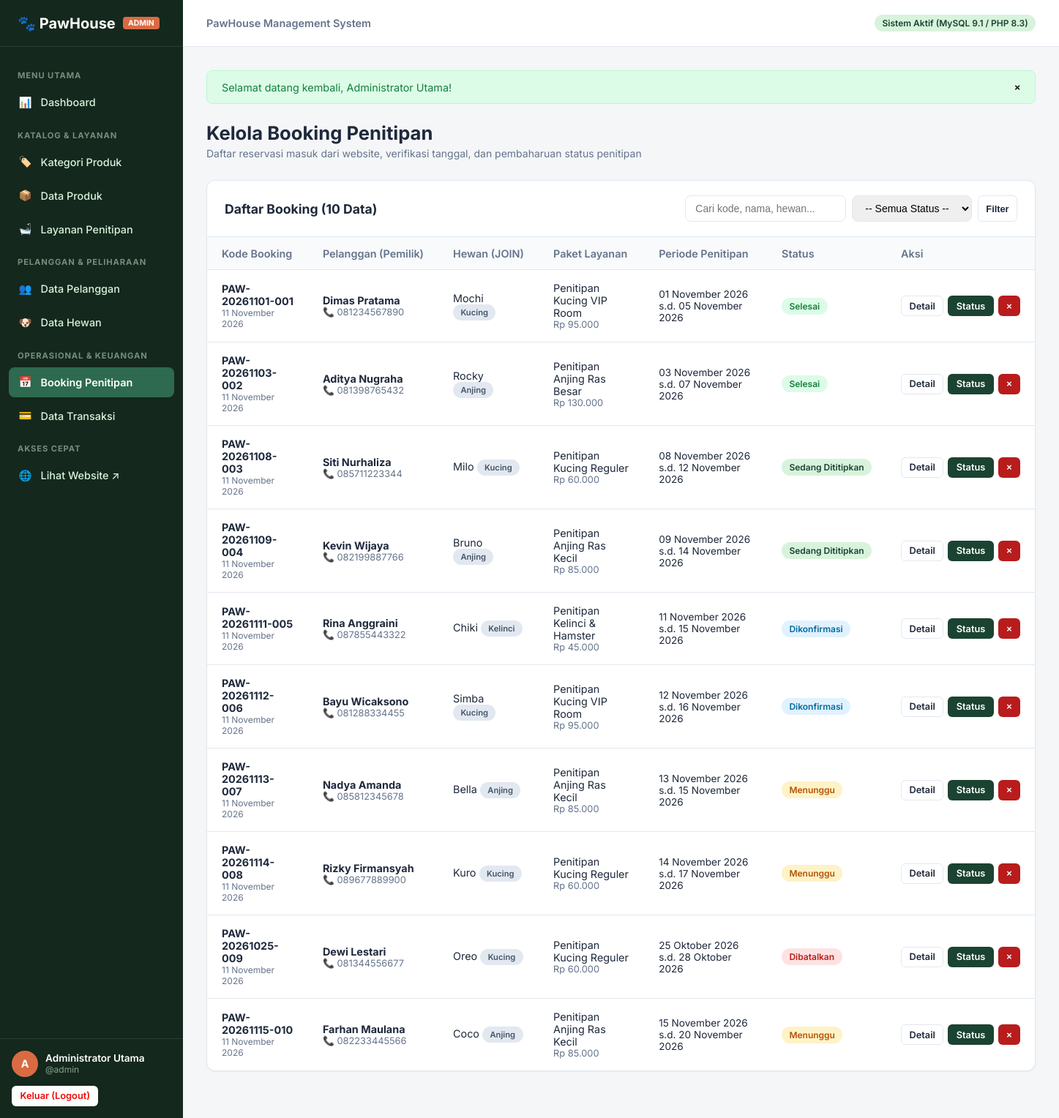
/admin/bookings/index.php (signed in), run on the app's committed database.
### tables this page shows
CREATE TABLE `bookings` (
  `id` INT AUTO_INCREMENT PRIMARY KEY,
  `booking_code` VARCHAR(30) NOT NULL UNIQUE,
  `customer_id` INT NOT NULL,
  `pet_id` INT NOT NULL,
  `service_id` INT NOT NULL,
  `start_date` DATE NOT NULL,
  `end_date` DATE NOT NULL,
  `notes` TEXT NULL,
  `status` ENUM('Menunggu', 'Dikonfirmasi', 'Sedang Dititipkan', 'Selesai', 'Dibatalkan') NOT NULL DEFAULT 'Menunggu',
  `created_at` TIMESTAMP DEFAULT CURRENT_TIMESTAMP,
  CONSTRAINT `fk_bookings_customer` FOREIGN KEY (`customer_id`) 
    REFERENCES `customers` (`id`) ON UPDATE CASCADE ON DELETE RESTRICT,
  CONSTRAINT `fk_bookings_pet` FOREIGN KEY (`pet_id`) 
    REFERENCES `pets` (`id`) ON UPDATE CASCADE ON DELETE RESTRICT,
  CONSTRAINT `fk_bookings_service` FOREIGN KEY (`service_id`) 
    REFERENCES `services` (`id`) ON UPDATE CASCADE ON DELETE RESTRICT
);

CREATE TABLE `customers` (
  `id` INT AUTO_INCREMENT PRIMARY KEY,
  `name` VARCHAR(100) NOT NULL,
  `phone` VARCHAR(20) NOT NULL,
  `email` VARCHAR(100) NULL,
  `address` TEXT NULL,
  `created_at` TIMESTAMP DEFAULT CURRENT_TIMESTAMP
);

CREATE TABLE `pets` (
  `id` INT AUTO_INCREMENT PRIMARY KEY,
  `customer_id` INT NOT NULL,
  `name` VARCHAR(100) NOT NULL,
  `type` VARCHAR(50) NOT NULL,
  `breed` VARCHAR(100) NULL,
  `age` INT NOT NULL DEFAULT 1,
  `notes` TEXT NULL,
  `created_at` TIMESTAMP DEFAULT CURRENT_TIMESTAMP,
  CONSTRAINT `fk_pets_customer` FOREIGN KEY (`customer_id`) 
    REFERENCES `customers` (`id`) ON UPDATE CASCADE ON DELETE CASCADE
);

CREATE TABLE `services` (
  `id` INT AUTO_INCREMENT PRIMARY KEY,
  `name` VARCHAR(100) NOT NULL,
  `description` TEXT NULL,
  `price` DECIMAL(12,2) NOT NULL,
  `duration` VARCHAR(50) NOT NULL,
  `created_at` TIMESTAMP DEFAULT CURRENT_TIMESTAMP
);

### config/database.php (called while the page is built, shortened)
<?php
function base_url(string $path = ''): string {
    return BASE_URL . ($path ? '/' . ltrim($path, '/') : '');
}

### admin/bookings/index.php (the view, shortened to what this page needs)
<?php
require_once __DIR__ . '/../../config/database.php';
require_once __DIR__ . '/../../includes/functions.php';
$pdo = db();
$search = trim($_GET['q'] ?? '');
$sql = "
    SELECT
        b.*,
        cust.name AS customer_name,
        cust.phone AS customer_phone,
        pet.name AS pet_name,
        pet.type AS pet_type,
        pet.breed AS pet_breed,
        s.name AS service_name,
        s.price AS service_price
    FROM bookings b
    JOIN customers cust ON b.customer_id = cust.id
    JOIN pets pet ON b.pet_id = pet.id
    JOIN services s ON b.service_id = s.id
    WHERE 1=1
";
$params = [];
$sql .= " ORDER BY b.created_at DESC";
$stmt = $pdo->prepare($sql);
$stmt->execute($params);
$bookings = $stmt->fetchAll();
require_once __DIR__ . '/../../includes/admin-header.php';
?>
<div class="page-header">
    <div>
        <h1 class="page-title">Kelola Booking Penitipan</h1>
        <p class="page-subtitle">Daftar reservasi masuk dari website, verifikasi tanggal, dan pembaharuan status penitipan</p>
    </div>
</div>
<div class="data-card">
    <div class="data-card-header">
        <h2 class="data-card-title">Daftar Booking (<?= count($bookings) ?> Data)</h2>
        <div class="card-toolbar">
            <form action="<?= base_url('admin/bookings/index.php') ?>" method="GET" style="display:flex; gap:0.5rem; flex-wrap:wrap;">
                <input type="text" name="q" class="search-input" placeholder="Cari kode, nama, hewan..." value="<?= e($search) ?>">
                <select name="status" class="search-input" style="min-width: 160px;">
                    <option value="">-- Semua Status --</option>
                </select>
                <button type="submit" class="btn btn-outline btn-sm">Filter</button>
            </form>
        </div>
    </div>
    <div class="table-responsive">
        <table class="admin-table">
            <thead>
                <tr>
                    <th>Kode Booking</th>
                    <th>Pelanggan (Pemilik)</th>
                    <th>Hewan (JOIN)</th>
                    <th>Paket Layanan</th>
                    <th>Periode Penitipan</th>
                    <th>Status</th>
                    <th style="width: 160px;">Aksi</th>
                </tr>
            </thead>
            <tbody>
                <?php if (empty($bookings)): ?>
                    <tr>
                        <td colspan="7" class="empty-state">Tidak ada data booking yang sesuai.</td>
                    </tr>
                <?php else: ?>
                    <?php foreach ($bookings as $b): ?>
                        <tr>
                            <td>
                                <strong><?= e($b['booking_code']) ?></strong>
                                <div style="font-size: 0.75rem; color: var(--admin-text-muted);"><?= format_date($b['created_at']) ?></div>
                            </td>
                            <td>
                                <div><strong><?= e($b['customer_name']) ?></strong></div>
                                <div style="font-size: 0.8rem; color: var(--admin-text-muted);">📞 <?= e($b['customer_phone']) ?></div>
                            </td>
                            <td>
                                <?= e($b['pet_name']) ?>
                                <span class="badge badge-secondary" style="font-size: 0.7rem;"><?= e($b['pet_type']) ?></span>
                            </td>
                            <td>
                                <div><?= e($b['service_name']) ?></div>
                                <div style="font-size: 0.8rem; color: var(--admin-text-muted);"><?= format_rupiah($b['service_price']) ?></div>
                            </td>
                            <td>
                                <div style="font-size: 0.85rem;">
                                    <?= format_date($b['start_date']) ?> s.d. <?= format_date($b['end_date']) ?>
                                </div>
                            </td>
                            <td><?= get_booking_badge($b['status']) ?></td>
                            <td>
                                <div class="actions-cell">
                                    <a href="<?= base_url('admin/bookings/detail.php?id=' . $b['id']) ?>" class="btn btn-outline btn-sm" title="Lihat Rincian">Detail</a>
                                    <a href="<?= base_url('admin/bookings/edit-status.php?id=' . $b['id']) ?>" class="btn btn-primary btn-sm" title="Ubah Status">Status</a>
                                    <form action="<?= base_url('admin/bookings/delete.php') ?>" method="POST" class="form-delete" data-name="booking <?= e($b['booking_code']) ?>" style="display:inline;">
                                        <button type="submit" class="btn btn-danger btn-sm" title="Hapus Booking">&times;</button>
                                    </form>
                                </div>
                            </td>
                        </tr>
                    <?php endforeach; ?>
                <?php endif; ?>
            </tbody>
        </table>
    </div>
</div>
<?php require_once __DIR__ . '/../../includes/admin-footer.php'; ?>

### includes/functions.php (shortened to what this page needs)
<?php
function e(?string $value): string {
    return htmlspecialchars((string)$value, ENT_QUOTES, 'UTF-8');
}
function format_rupiah($amount): string {
    return 'Rp ' . number_format((float)$amount, 0, ',', '.');
}
function format_date(?string $date, bool $withTime = false): string {
    $timestamp = strtotime($date);
    $months = [
        1 => 'Januari', 2 => 'Februari', 3 => 'Maret', 4 => 'April',
        5 => 'Mei', 6 => 'Juni', 7 => 'Juli', 8 => 'Agustus',
        9 => 'September', 10 => 'Oktober', 11 => 'November', 12 => 'Desember'
    ];
    $day = date('d', $timestamp);
    $month = $months[(int)date('m', $timestamp)];
    $year = date('Y', $timestamp);
    $formatted = "$day $month $year";
    return $formatted;
}
function get_booking_badge(string $status): string {
    $classes = [
        'Menunggu'          => 'badge-warning',
        'Dikonfirmasi'      => 'badge-info',
        'Sedang Dititipkan' => 'badge-primary',
        'Selesai'           => 'badge-success',
        'Dibatalkan'        => 'badge-danger',
    ];
    $badgeClass = $classes[$status] ?? 'badge-secondary';
    return '<span class="badge ' . $badgeClass . '">' . e($status) . '</span>';
}

### assets/css/admin.css (style rules this page uses)
:root { --admin-sidebar-bg: #14281D; --admin-sidebar-hover: #1E3F2E; --admin-sidebar-active: #2D6A4F; --admin-sidebar-text: #D8F3DC; --color-primary: #1B4332; --color-primary-light: #2D6A4F; --color-accent: #D96B43; --color-accent-hover: #BF5730; --admin-bg: #F4F6F8; --admin-surface: #FFFFFF; --admin-border: #E2E8F0; --admin-text: #1E293B; --admin-text-muted: #64748B; --color-success: #15803D; --color-success-bg: #DCFCE7; --color-warning: #B45309; --color-warning-bg: #FEF3C7; --color-danger: #B91C1C; --color-danger-bg: #FEE2E2; --color-info: #0369A1; --color-info-bg: #E0F2FE; --sidebar-width: 250px; --header-height: 64px; --radius-sm: 6px; --radius-md: 8px; --radius-lg: 12px; --shadow-sm: 0 1px 2px 0 rgba(0, 0, 0, 0.05); --shadow-md: 0 4px 6px -1px rgba(0, 0, 0, 0.1), 0 2px 4px -1px rgba(0, 0, 0, 0.06); }
*, *::before, *::after { box-sizing: border-box; margin: 0; padding: 0; }
body { font-family: 'Inter', -apple-system, BlinkMacSystemFont, 'Segoe UI', Roboto, sans-serif; color: var(--admin-text); background: var(--admin-bg); min-height: 100vh; display: flex; }
.page-header { display: flex; justify-content: space-between; align-items: center; margin-bottom: 1.75rem; flex-wrap: wrap; gap: 1rem; }
.page-title { font-size: 1.6rem; font-weight: 700; color: var(--admin-text); }
.page-subtitle { font-size: 0.875rem; color: var(--admin-text-muted); margin-top: 0.25rem; }
.data-card { background: var(--admin-surface); border: 1px solid var(--admin-border); border-radius: var(--radius-lg); box-shadow: var(--shadow-sm); margin-bottom: 2rem; overflow: hidden; }
.data-card-header { padding: 1.25rem 1.5rem; border-bottom: 1px solid var(--admin-border); display: flex; justify-content: space-between; align-items: center; flex-wrap: wrap; gap: 1rem; }
.data-card-title { font-size: 1.1rem; font-weight: 700; color: var(--admin-text); }
.card-toolbar { display: flex; gap: 0.75rem; align-items: center; flex-wrap: wrap; }
.search-input { padding: 0.5rem 0.85rem; font-size: 0.875rem; border: 1px solid var(--admin-border); border-radius: var(--radius-md); min-width: 220px; }
.table-responsive { width: 100%; overflow-x: auto; }
.admin-table { width: 100%; border-collapse: collapse; text-align: left; font-size: 0.9rem; }
.admin-table th { background: #F8FAFC; padding: 0.85rem 1.25rem; font-weight: 600; color: var(--admin-text-muted); border-bottom: 1px solid var(--admin-border); white-space: nowrap; }
.admin-table td { padding: 1rem 1.25rem; border-bottom: 1px solid var(--admin-border); color: var(--admin-text); vertical-align: middle; }
.admin-table tbody tr:last-child td { border-bottom: none; }
.actions-cell { display: flex; align-items: center; gap: 6px; white-space: nowrap; }
.btn { display: inline-flex; align-items: center; justify-content: center; gap: 6px; padding: 0.55rem 1rem; font-size: 0.875rem; font-weight: 600; border-radius: var(--radius-md); border: 1px solid transparent; cursor: pointer; text-decoration: none; transition: all 0.15s ease; }
.btn-primary { background: var(--color-primary); color: #FFFFFF; }
.btn-outline { background: #FFFFFF; border-color: var(--admin-border); color: var(--admin-text); }
.btn-danger { background: var(--color-danger); color: #FFFFFF; }
.btn-sm { padding: 0.35rem 0.65rem; font-size: 0.8rem; border-radius: var(--radius-sm); }
.badge { display: inline-block; padding: 0.25rem 0.65rem; font-size: 0.75rem; font-weight: 600; border-radius: 9999px; white-space: nowrap; }
.badge-primary { background: #D8F3DC; color: #1B4332; }
.badge-warning { background: var(--color-warning-bg); color: var(--color-warning); }
.badge-info { background: var(--color-info-bg); color: var(--color-info); }
.badge-success { background: var(--color-success-bg); color: var(--color-success); }
.badge-danger { background: var(--color-danger-bg); color: var(--color-danger); }
.badge-secondary { background: #E2E8F0; color: #475569; }

### data on the page
bookings: booking_code "PAW-20261101-001", created_at "11 November 2026", customer.name "Dimas Pratama", customer.phone "081234567890", pet.name "Mochi", pet.type "Kucing", service.name "Penitipan Kucing VIP Room", service.price "Rp 95.000", start_date "01 November 2026", end_date "05 November 2026", status "Selesai"
bookings: booking_code "PAW-20261103-002", created_at "11 November 2026", customer.name "Aditya Nugraha", customer.phone "081398765432", pet.name "Rocky", pet.type "Anjing", service.name "Penitipan Anjing Ras Besar", service.price "Rp 130.000", start_date "03 November 2026", end_date "07 November 2026", status "Selesai"
bookings: booking_code "PAW-20261108-003", created_at "11 November 2026", customer.name "Siti Nurhaliza", customer.phone "085711223344", pet.name "Milo", pet.type "Kucing", service.name "Penitipan Kucing Reguler", service.price "Rp 60.000", start_date "08 November 2026", end_date "12 November 2026", status "Sedang Dititipkan"
bookings: booking_code "PAW-20261109-004", created_at "11 November 2026", customer.name "Kevin Wijaya", customer.phone "082199887766", pet.name "Bruno", pet.type "Anjing", service.name "Penitipan Anjing Ras Kecil", service.price "Rp 85.000", start_date "09 November 2026", end_date "14 November 2026", status "Sedang Dititipkan"
bookings: booking_code "PAW-20261111-005", created_at "11 November 2026", customer.name "Rina Anggraini", customer.phone "087855443322", pet.name "Chiki", pet.type "Kelinci", service.name "Penitipan Kelinci & Hamster", service.price "Rp 45.000", start_date "11 November 2026", end_date "15 November 2026", status "Dikonfirmasi"
bookings: booking_code "PAW-20261112-006", created_at "11 November 2026", customer.name "Bayu Wicaksono", customer.phone "081288334455", pet.name "Simba", pet.type "Kucing", service.name "Penitipan Kucing VIP Room", service.price "Rp 95.000", start_date "12 November 2026", end_date "16 November 2026", status "Dikonfirmasi"
bookings: booking_code "PAW-20261113-007", created_at "11 November 2026", customer.name "Nadya Amanda", customer.phone "085812345678", pet.name "Bella", pet.type "Anjing", service.name "Penitipan Anjing Ras Kecil", service.price "Rp 85.000", start_date "13 November 2026", end_date "15 November 2026", status "Menunggu"
bookings: booking_code "PAW-20261114-008", created_at "11 November 2026", customer.name "Rizky Firmansyah", customer.phone "089677889900", pet.name "Kuro", pet.type "Kucing", service.name "Penitipan Kucing Reguler", service.price "Rp 60.000", start_date "14 November 2026", end_date "17 November 2026", status "Menunggu"
bookings: booking_code "PAW-20261025-009", created_at "11 November 2026", customer.name "Dewi Lestari", customer.phone "081344556677", pet.name "Oreo", pet.type "Kucing", service.name "Penitipan Kucing Reguler", service.price "Rp 60.000", start_date "25 Oktober 2026", end_date "28 Oktober 2026", status "Dibatalkan"
bookings: booking_code "PAW-20261115-010", created_at "11 November 2026", customer.name "Farhan Maulana", customer.phone "082233445566", pet.name "Coco", pet.type "Anjing", service.name "Penitipan Anjing Ras Kecil", service.price "Rp 85.000", start_date "15 November 2026", end_date "20 November 2026", status "Menunggu"

### other printed values
$currentAdmin['role'] "ADMIN"
substr($currentAdmin['name'] ?? 'A', 0, 1) "A"
$currentAdmin['name'] "Administrator Utama"
$currentAdmin['username'] "admin"
$flash['message'] "Selamat datang kembali, Administrator Utama!"
count($bookings) "10"
